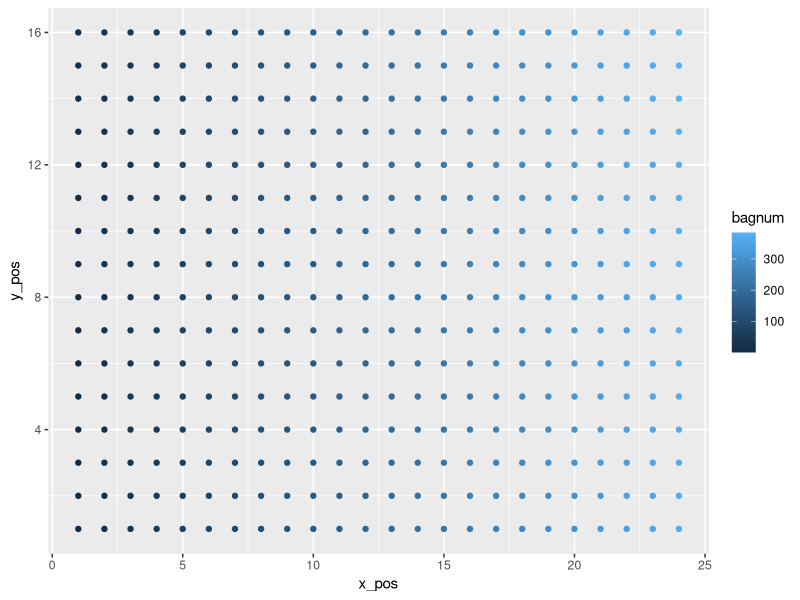
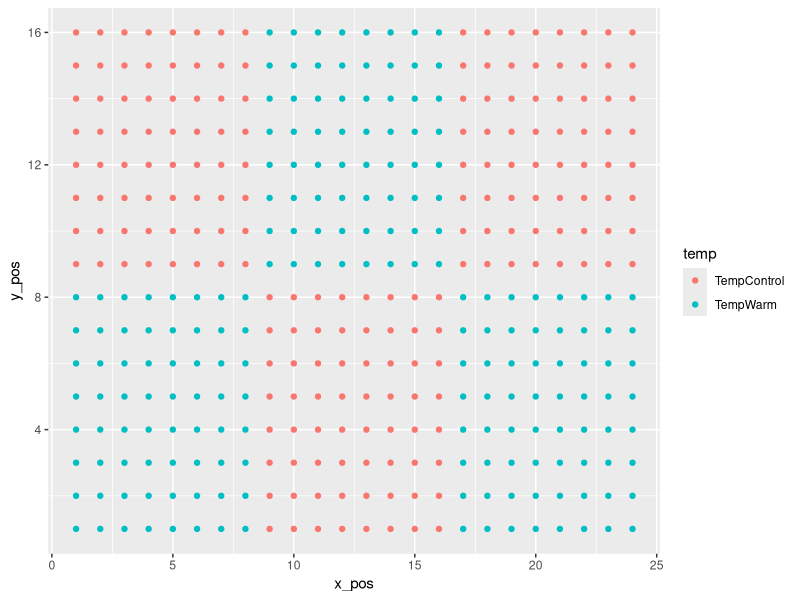
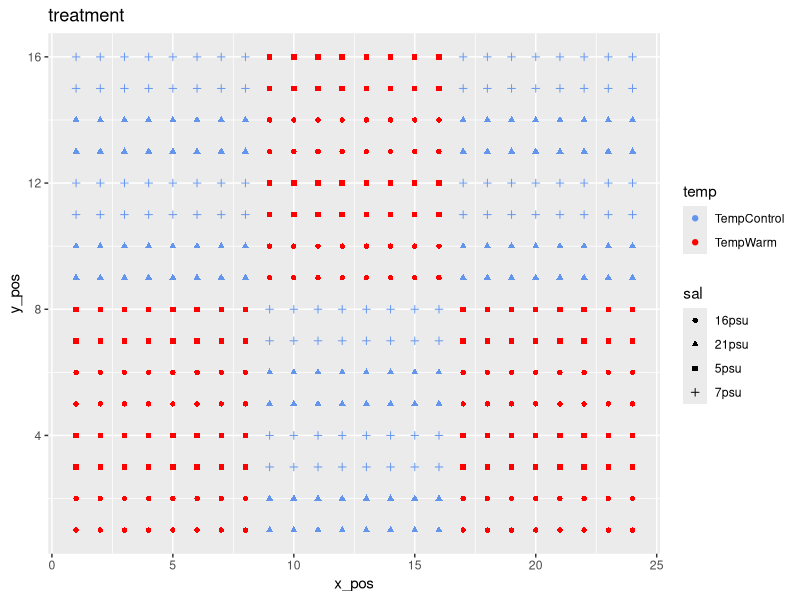
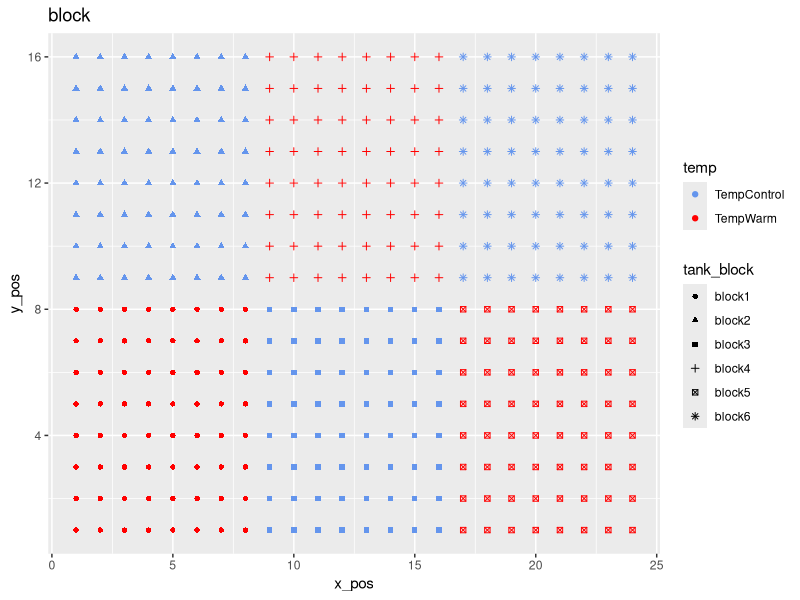
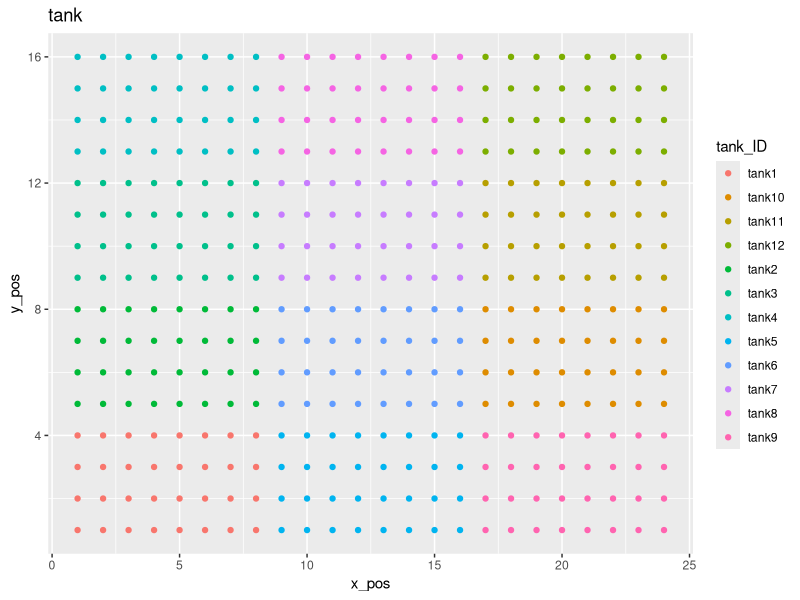
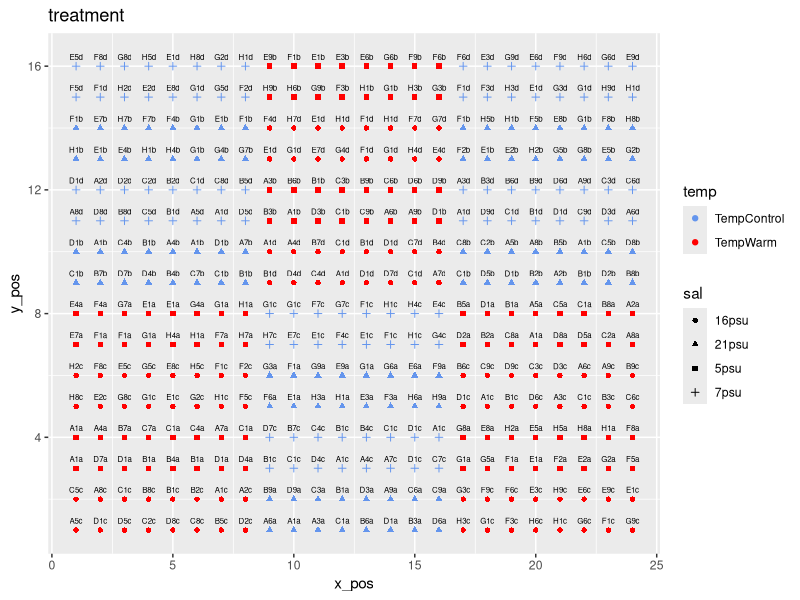

Write R code to recreate these figures, in order.
## ---- chunk 1
knitr::opts_chunk$set(echo = TRUE)
library(ggplot2)
## ---- chunk 2
# Set up genotypes
pop <- paste0("pop-", LETTERS[1:8]) # 8 populations
gen <- paste0("gen-", 1:12) # 12 genotypes per population
rep <- paste0("rep-", letters[1:4])# 4 reps per genotype

# Use expand grid to create the 384 ramets
gens <- expand.grid(pop=pop, gen=gen,rep=rep)
head(gens)
gens <- gens[order(gens$pop,gens$gen,gens$rep),]
gens$genet <- paste0(substr(gens$pop,5,6),substr(gens$gen,5,6))
gens$ramet <- paste0(substr(gens$pop,5,5),substr(gens$gen,5,5), substr(gens$rep,5,5))
head(gens)
dim(gens)

## Set up tanks
tankID <- paste0("tank-", 1:12)
temp <- rep(c("TempWarm", "TempControl"), each=6)
tankTrt <- paste0(tankID,"_", temp)
tankTrt

salinity_warm <- c("16psu", "5psu")
salinity_cool <- c("21psu", "7psu")


# Set up positions
bagnum <- 1:384
bagID <- paste0("bagID-", 1:384)
y_pos <- rep(1:16, 24)
x_pos <- rep(1:24, each=16)

# Position data frame
pos_df <- data.frame(bagID,bagnum,  x_pos, y_pos)

ggplot(pos_df) + geom_point(aes(x=x_pos, y=y_pos, color=bagnum)) 

# Set up temp for each bag
pos_df$temp <- NA
pos_df$temp[1:128] <- rep(c("TempWarm", "TempControl"), each=8)
pos_df$temp[129:256] <- rep(c("TempControl", "TempWarm"), each=8)
pos_df$temp[257:384] <- rep(c("TempWarm", "TempControl"), each=8)

ggplot(pos_df) + geom_point(aes(x=x_pos, y=y_pos, color=temp)) 

# Set up salinity for bag
pos_df$sal <- NA
pos_df$sal[pos_df$temp=="TempWarm"] <- rep(salinity_warm, each=2)
pos_df$sal[pos_df$temp=="TempControl"] <- rep(salinity_cool, each=2)

# Set up tank_block
pos_df$tank_block <- NA
pos_df$tank_block[1:128] <- rep(rep(paste0("block",1:2), each=8), 8)
pos_df$tank_block[129:256] <- rep(rep(paste0("block",3:4), each=8), 8)
pos_df$tank_block[257:384] <- rep(rep(paste0("block",5:6), each=8), 8)

# Set up tank_ID
pos_df$tank_ID <- NA
pos_df$tank_ID[1:128] <- rep(rep(paste0("tank",1:4), each=4), 8)
pos_df$tank_ID[129:256] <- rep(rep(paste0("tank",5:8), each=4), 8)
pos_df$tank_ID[257:384] <- rep(rep(paste0("tank",9:12), each=4), 8)


ggplot(pos_df) + geom_point(aes(x=x_pos, y=y_pos, color=temp, pch=sal)) + 
  ggtitle("treatment") + scale_color_manual(values=c("cornflowerblue","red"))

ggplot(pos_df) + geom_point(aes(x=x_pos, y=y_pos, color=temp, pch=tank_block)) + 
  ggtitle("block") + scale_color_manual(values=c("cornflowerblue","red"))

ggplot(pos_df) + geom_point(aes(x=x_pos, y=y_pos, color=tank_ID)) + 
  ggtitle("tank") 


# check the position and table
pos_df$xy <- paste(pos_df$x_pos, pos_df$y_pos, sep="_") # this will be a key for pos_df
dim(pos_df)
table(pos_df$tank_block)
table(pos_df$tank_ID)
table(pos_df$temp, pos_df$sal)

head(pos_df)

head(gens) #make sure this is in order!
# the ramet is the key for the gens_df  


pos_df$treatment <- paste(pos_df$tank_block,
                          pos_df$temp,
                          pos_df$sal, sep="_")

head(gens)

# This block structure will repeat 4 times
# for the 12 genets and 36 ramets

gens$treatment <- c(
"block1_TempWarm_5psu", #- A1a
"block2_TempControl_21psu", #- A1b
"block3_TempControl_7psu", #- A1c
"block4_TempWarm_16psu", #- A1d
"block5_TempWarm_5psu", #- B1a
"block6_TempControl_21psu", #- B1b

"block1_TempWarm_16psu", #- B1c
"block2_TempControl_7psu", #- B1d
"block3_TempControl_21psu", #- C1a
"block4_TempWarm_5psu", #- C1b
"block5_TempWarm_16psu", #- C1c
"block6_TempControl_7psu" #- C1d
)

head(gens)

# now randomly allocate ramets to locations
# to do so, I will scramble the pos_df and
# then reorder by block and treatment and tank, such that
# the locations within a tank are random
# then I will reorder the gens table by
# block and treatment and combine the tables

set.seed(345998345) # makes code reproducible
pos_df_ran <- pos_df[sample(1:nrow(pos_df)),]
str(pos_df_ran)
pos_df_ran_ord <- pos_df_ran[order(pos_df_ran$treatment,
                                   pos_df_ran$tank_ID),]

head(pos_df_ran_ord, 20)

gens_ord <- gens[order(gens$treatment),]

# do a unit test to make sure the treatments line up
# this should be true
identical(gens_ord$treatment, pos_df_ran_ord$treatment)

# we use a cbind and not a merge because there 
# are not unique keys and the datasets are aligned
design <- cbind(pos_df_ran_ord,gens_ord )
head(design)

which(is.na(design$ramet)) # check no NA

# check that each genet has 1 ramet in each treatment
design$trt <- paste(design$temp, design$sal, sep="_")
table(design$trt, design$genet)
table(design$trt, design$pop)

# check that each genet is spread across different blocks
table(design$tank_block, design$genet)

# check spread of populations across different blocks
table(design$tank_block, design$pop)

# check spread of populations across different tanks
table(design$tank_ID, design$pop)

design <- design[order(as.numeric(design$bagnum)),]
design <- design[,-which(colnames(design)=="treatment")[1]]
head(design)

# graph the design
ggplot(design) + 
  geom_point(aes(x=x_pos, y=y_pos, color=temp, pch=sal)) + 
  ggtitle("treatment") + 
  scale_color_manual(values=c("cornflowerblue","red")) +
  geom_text(aes(x=x_pos, y=y_pos+0.3, label=ramet), size=2)

write.csv(design, file = "SeagrassDesign.csv")
